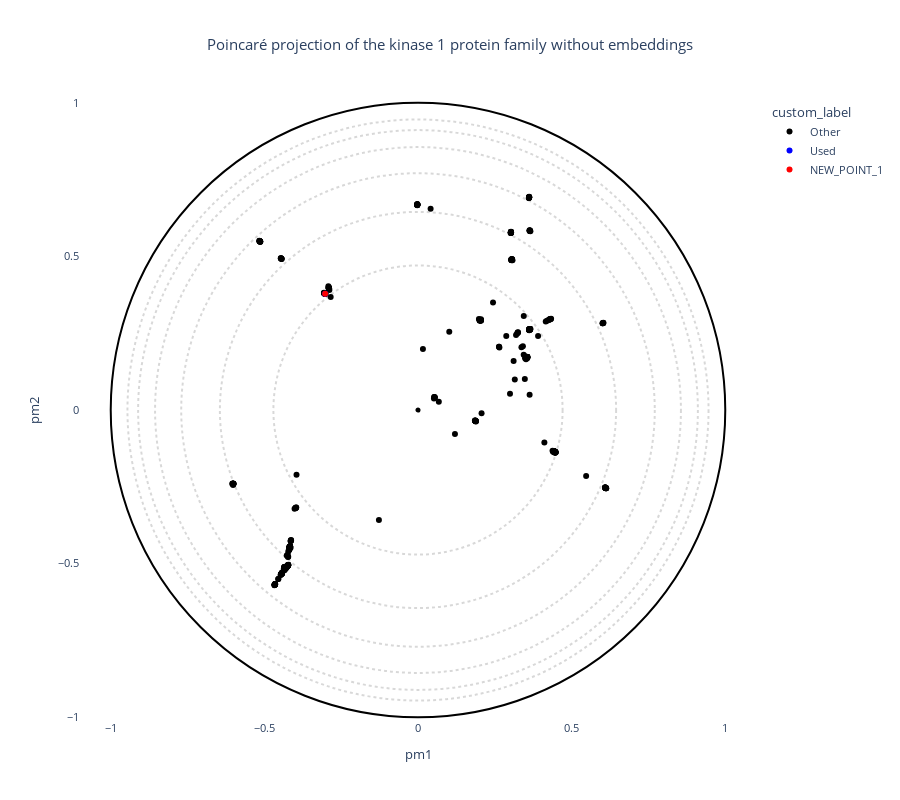

Here is the notebook cell this chart was saved with:
### Code cell
# OPTIONS =================================================
#Here you can set different parameters to color & annotate the resulting projection:

title = "Poincaré projection of the kinase 1 protein family without embeddings" 

#----------------------------------------------------------
# Select the coloring from annotation .csv file:
labels_name = "custom_label"
# Select classes to label among the "labels_name" or "second_labels_name" column (comma separated list):
second_labels_name = ""
labels_text = []
show_text = False
#----------------------------------------------------------
# Use a custom color palette:
color_palette = kinase_palette #Default: None
use_custom_palette = True
#==========================================================


#Check projection visualization parameters
#Labels name
if labels_name == "":
    labels_name = None
elif labels_name not in annotation_names:
    raise NameError(f"labels_name {labels_name} is not in the availables annotations.\nAvailables annotations: {annotation_names}")
#Second labels name
if second_labels_name == "":
    second_labels_name = None
elif second_labels_name not in annotation_names:
    raise NameError(f'"second_labels_name" {second_labels_name} is not in the availables annotations.\nAvailables annotations: {annotation_names}')

if not use_custom_palette:
    color_palette = None

#Plot graph
fig = plot_embedding_interactive(df_embedding, 
                                 labels_name = labels_name,
                                 second_labels_name = second_labels_name, 
                                 show_text = show_text,
                                 labels_text = labels_text,
                                 color_palette = color_palette, 
                                 title = title, 
                                 fontsize = 11)
fig.show()

### Figure 1 — Plotly figure (JSON) as saved in the notebook; plotly's stock layout.template omitted (floating-point values rounded to 4 significant figures; data arrays with more than 128 entries replaced by an {"elided": "..."} marker saying what was removed)
{"data": [{"customdata": {"elided": "496x20 mixed values"}, "hovertemplate": "<b>%{hovertext}</b><br><br>custom_label=%{customdata[19]}<br>pm1=%{x}<br>pm2=%{y}<br>proteins_id=%{customdata[0]}<br>1_Group=%{customdata[1]}<br>2_Gene=%{customdata[2]}<br>3_HGNC=%{customdata[3]}<br>4_Uni_entry=%{customdata[4]}<br>5_Uni_acc=%{customdata[5]}<br>6_Domain_begin=%{customdata[6]}<br>7_Domain_end=%{customdata[7]}<br>8_Domain_length=%{customdata[8]}<br>9_Largest_insert_length=%{customdata[9]}<br>10_PDB_validation=%{customdata[10]}<br>11_Conformational_state=%{customdata[11]}<br>12_Dihedral_state=%{customdata[12]}<br>13_Group_in_Uni=%{customdata[13]}<br>14_Group_in_Manning=%{customdata[14]}<br>15_Synonymn=%{customdata[15]}<br>evo_distance=%{customdata[16]}<br>decile_domain=%{customdata[17]}<br>small_cluster=%{customdata[18]}<extra></extra>", "hovertext": {"elided": "496 str values"}, "legendgroup": "Other", "marker": {"color": "black", "symbol": "circle"}, "mode": "markers", "name": "Other", "orientation": "v", "showlegend": true, "type": "scatter", "x": {"elided": "496 float values"}, "xaxis": "x", "y": {"elided": "496 float values"}, "yaxis": "y"}, {"customdata": [[358, "STE", "TAOK1", "HGNC:29259", "TAOK1_HUMAN", "Q7L7X3", 28, 281, 254, 11, "nan", "nan", "nan", "STE", "STE", "KIAA1361,MAP3K16,MARKK", 1.549, 1, "STE20", "Used"]], "hovertemplate": "<b>%{hovertext}</b><br><br>custom_label=%{customdata[19]}<br>pm1=%{x}<br>pm2=%{y}<br>proteins_id=%{customdata[0]}<br>1_Group=%{customdata[1]}<br>2_Gene=%{customdata[2]}<br>3_HGNC=%{customdata[3]}<br>4_Uni_entry=%{customdata[4]}<br>5_Uni_acc=%{customdata[5]}<br>6_Domain_begin=%{customdata[6]}<br>7_Domain_end=%{customdata[7]}<br>8_Domain_length=%{customdata[8]}<br>9_Largest_insert_length=%{customdata[9]}<br>10_PDB_validation=%{customdata[10]}<br>11_Conformational_state=%{customdata[11]}<br>12_Dihedral_state=%{customdata[12]}<br>13_Group_in_Uni=%{customdata[13]}<br>14_Group_in_Manning=%{customdata[14]}<br>15_Synonymn=%{customdata[15]}<br>evo_distance=%{customdata[16]}<br>decile_domain=%{customdata[17]}<br>small_cluster=%{customdata[18]}<extra></extra>", "hovertext": ["Used"], "legendgroup": "Used", "marker": {"color": "blue", "symbol": "circle"}, "mode": "markers", "name": "Used", "orientation": "v", "showlegend": true, "type": "scatter", "x": [-0.3022], "xaxis": "x", "y": [0.3785], "yaxis": "y"}, {"customdata": [[999999, "New_point", "New_point", "New_point", "New_point", "New_point", 0, 0, 0, 0, "New_point", "New_point", "New_point", "New_point", "New_point", "New_point", 0, 0, "New_point", "NEW_POINT_1"]], "hovertemplate": "<b>%{hovertext}</b><br><br>custom_label=%{customdata[19]}<br>pm1=%{x}<br>pm2=%{y}<br>proteins_id=%{customdata[0]}<br>1_Group=%{customdata[1]}<br>2_Gene=%{customdata[2]}<br>3_HGNC=%{customdata[3]}<br>4_Uni_entry=%{customdata[4]}<br>5_Uni_acc=%{customdata[5]}<br>6_Domain_begin=%{customdata[6]}<br>7_Domain_end=%{customdata[7]}<br>8_Domain_length=%{customdata[8]}<br>9_Largest_insert_length=%{customdata[9]}<br>10_PDB_validation=%{customdata[10]}<br>11_Conformational_state=%{customdata[11]}<br>12_Dihedral_state=%{customdata[12]}<br>13_Group_in_Uni=%{customdata[13]}<br>14_Group_in_Manning=%{customdata[14]}<br>15_Synonymn=%{customdata[15]}<br>evo_distance=%{customdata[16]}<br>decile_domain=%{customdata[17]}<br>small_cluster=%{customdata[18]}<extra></extra>", "hovertext": ["NEW_POINT_1"], "legendgroup": "NEW_POINT_1", "marker": {"color": "red", "symbol": "circle"}, "mode": "markers", "name": "NEW_POINT_1", "orientation": "v", "showlegend": true, "type": "scatter", "x": [-0.3022], "xaxis": "x", "y": [0.3785], "yaxis": "y"}], "layout": {"font": {"size": 11}, "height": 800, "legend": {"title": {"text": "custom_label"}, "tracegroupgap": 0}, "plot_bgcolor": "rgba(0, 0, 0, 0)", "shapes": [{"line": {"color": "black", "dash": "dot"}, "opacity": 0.15, "type": "circle", "x0": -0.4706, "x1": 0.4706, "y0": -0.4706, "y1": 0.4706}, {"line": {"color": "black", "dash": "dot"}, "opacity": 0.15, "type": "circle", "x0": -0.6447, "x1": 0.6447, "y0": -0.6447, "y1": 0.6447}, {"line": {"color": "black", "dash": "dot"}, "opacity": 0.15, "type": "circle", "x0": -0.7705, "x1": 0.7705, "y0": -0.7705, "y1": 0.7705}, {"line": {"color": "black", "dash": "dot"}, "opacity": 0.15, "type": "circle", "x0": -0.8557, "x1": 0.8557, "y0": -0.8557, "y1": 0.8557}, {"line": {"color": "black", "dash": "dot"}, "opacity": 0.15, "type": "circle", "x0": -0.9108, "x1": 0.9108, "y0": -0.9108, "y1": 0.9108}, {"line": {"color": "black", "dash": "dot"}, "opacity": 0.15, "type": "circle", "x0": -0.9455, "x1": 0.9455, "y0": -0.9455, "y1": 0.9455}, {"line": {"color": "Black"}, "type": "circle", "x0": -1, "x1": 1, "xref": "x", "y0": -1, "y1": 1, "yref": "y"}, {"fillcolor": "Black", "line": {"color": "Black"}, "type": "circle", "x0": -0.005, "x1": 0.005, "xref": "x", "y0": -0.005, "y1": 0.005, "yref": "y"}], "title": {"text": "Poincaré projection of the kinase 1 protein family without embeddings", "x": 0.5}, "xaxis": {"anchor": "y", "constrain": "domain", "domain": [0, 1], "range": [-1.1, 1.1], "title": {"text": "pm1"}}, "yaxis": {"anchor": "x", "domain": [0, 1], "scaleanchor": "x", "scaleratio": 1, "title": {"text": "pm2"}}, "yaxis2": {"layer": "below traces", "matches": "y", "overlaying": "y"}}}
